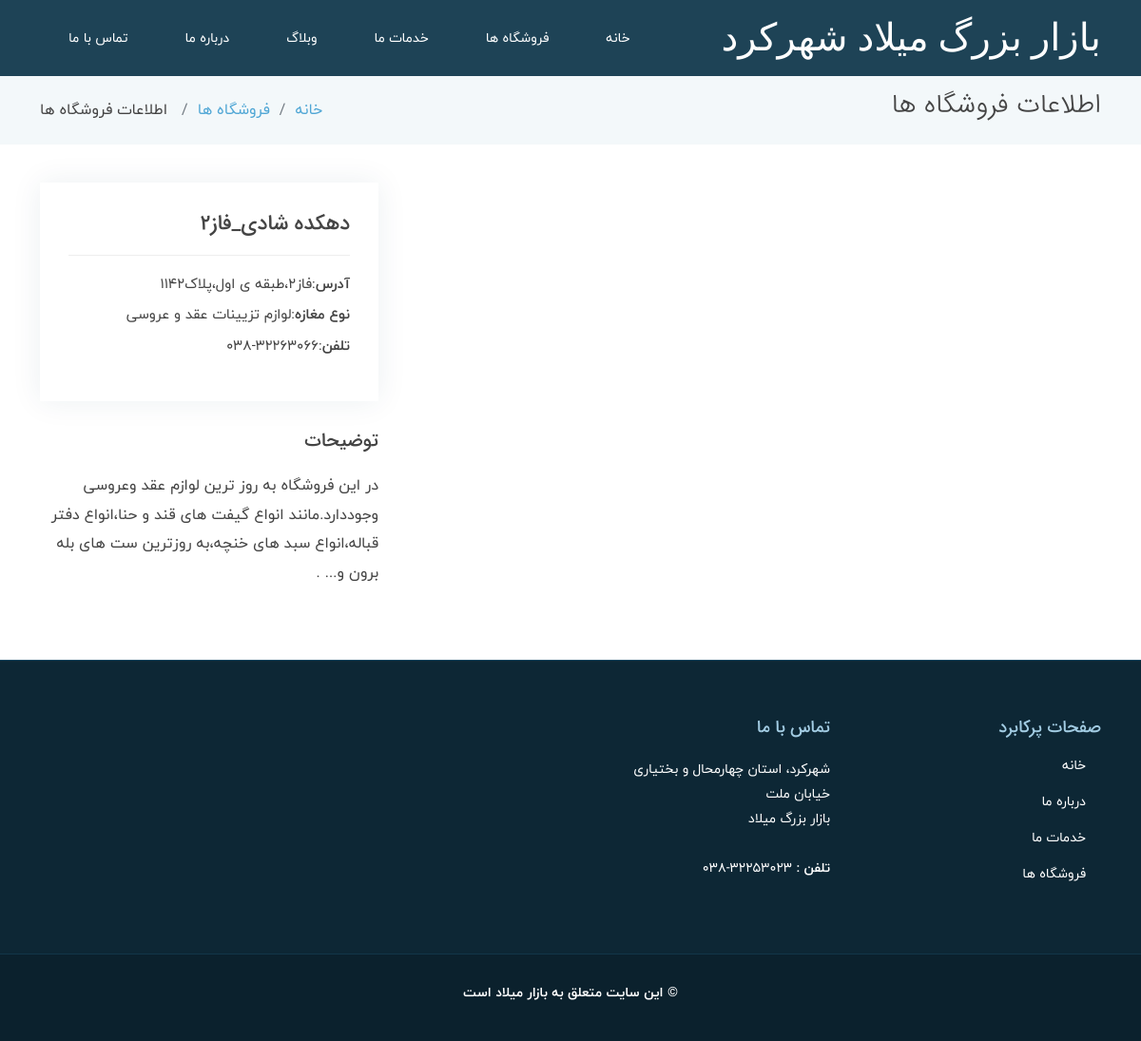
/shop/1, run on the app's committed database.
### market_app/models.py (models this page shows, shortened)
class shopcls(models.Model):
    name=models.CharField(max_length=50,verbose_name="نام مغازه")
    address=models.CharField(max_length=300,verbose_name="آدرس")
    type_shop=models.CharField(max_length=50,verbose_name="نوع مغازه")
    picture=models.ImageField(upload_to="imgs1",verbose_name=" عکس صفحه اطلاعات")
    icone=models.ImageField(upload_to="imgs2",verbose_name="عکس صفحه فروشگاه ها")
    phone=models.CharField(max_length=20,verbose_name="تلفن")
    description=models.CharField(max_length=3000,verbose_name="توضیحات")
    phase=models.IntegerField(default=2,verbose_name="کتگری فاز")

### market_app/views.py (the view)
# urls.py: path('shop/<code>',show),
def show(request,code):
    l2=shopcls.objects.filter(id=code)
    return render(request,"market_app/show-details.html",context={"d":l2})

### market_app/templates/market_app/show-details.html (shortened to what this page needs)
{%extends 'market_app/base2.html'%}
{%block title2%}اطلاعات فروشگاه ها{%endblock%}
{%block bread%}فروشگاه ها{%endblock%}
{%block href%}shop/{%endblock%}
{%block bread2%}اطلاعات فروشگاه ها{%endblock%}
{%block content%}
    <section id="portfolio-details" class="portfolio-details">
      <div class="container">
        <div class="row gy-4">
          <div class="col-lg-8">
            <div class="portfolio-details-slider swiper">
              <div class="swiper-wrapper align-items-center">
                <div class="swiper-slide">
                </div>
              </div>
            </div>
          </div>
          <div class="col-lg-4">
            <div class="portfolio-info">
              <h3>{{d.0.name}}</h3>
              <ul>
                <li><strong>آدرس</strong>:{{d.0.address}}</li>
                <li><strong>نوع مغازه</strong>:{{d.0.type_shop}}</li>
                <li><strong>تلفن</strong>:{{d.0.phone}}</li>
              </ul>
            </div>
            <div class="portfolio-description">
              <h2>توضیحات</h2>
              <p>
               {{d.0.description}}
              </p>
            </div>
          </div>
        </div>
      </div>
    </section>
  {%endblock%}

### market_app/static/market_app/assets/css/style.css (style rules this page uses)
body { font-family: "Open Sans", sans-serif; color: #444; }
h1, h2, h3, h4, h5, h6, .font-primary { font-family: "Roboto", sans-serif; }
section { padding: 60px 0; }
.portfolio-details { padding-top: 40px; }
.portfolio-details .portfolio-info { padding: 30px; box-shadow: 0px 0 30px rgba(30, 67, 86, 0.08); }
.portfolio-details .portfolio-info h3 { font-size: 22px; font-weight: 700; margin-bottom: 20px; padding-bottom: 20px; border-bottom: 1px solid #eee; }
.portfolio-details .portfolio-info ul { list-style: none; padding: 0; font-size: 15px; }
.portfolio-details .portfolio-info ul li+li { margin-top: 10px; }
.portfolio-details .portfolio-description { padding-top: 30px; }
.portfolio-details .portfolio-description h2 { font-size: 26px; font-weight: 700; margin-bottom: 20px; }
.portfolio-details .portfolio-description p { padding: 0; }

### market_app/static/market_app/assets/css/rtl.css (style rules this page uses)
p { line-height: 1.9rem; }
body { font-family: iranyekan; }
h1, h2, h3, h4, h5, h6, .font-primary { font-family: iransans; }
.portfolio-details .portfolio-description h2 { font-size: 20px; }

### data on the page
shopcls: name "دهکده شادی_فاز2", address "فاز2،طبقه ی اول،پلاک1142", type_shop "لوازم تزیینات عقد و عروسی", phone "32263066-038", description "در این فروشگاه به روز ترین لوازم عقد وعروسی وجوددارد.مانند انواع گیفت های قند و حنا،انواع دفتر قباله،انواع سبد های خنچه،به روزترین ست های بله برون و... ."
